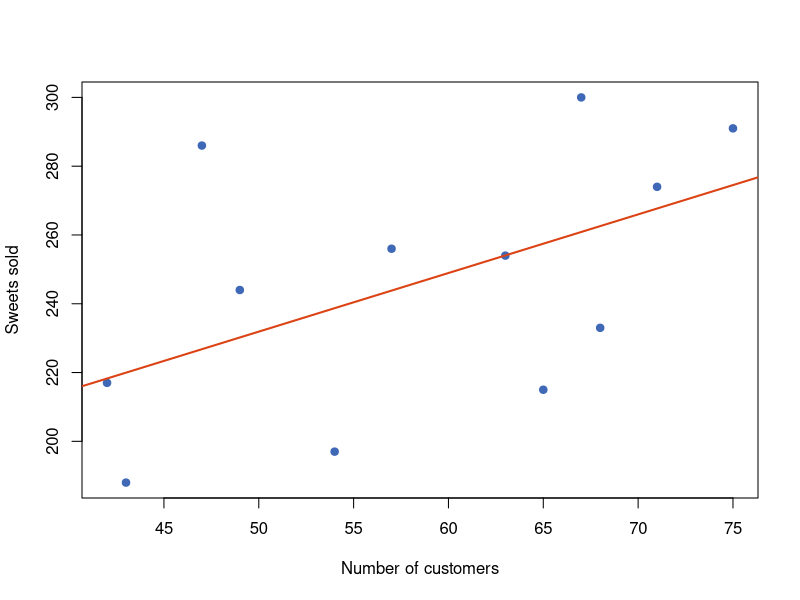

R code for this plot:
## ---- chunk 1
#| echo: false

confectionery = data.frame(customers=c(43,54,65,42,68,49, 63,57,71,47,75,67),sweets=c(188,197,215,217,233,244,254,256,274,286,291,300))
model=lm(sweets~customers,data=confectionery)
summary(model)

plot(confectionery$customers, confectionery$sweets,
     pch = 19, col = "#3f68b6",
     xlab = "Number of customers",
     ylab = "Sweets sold")

abline(model, col = "#db4315", lwd = 2)
